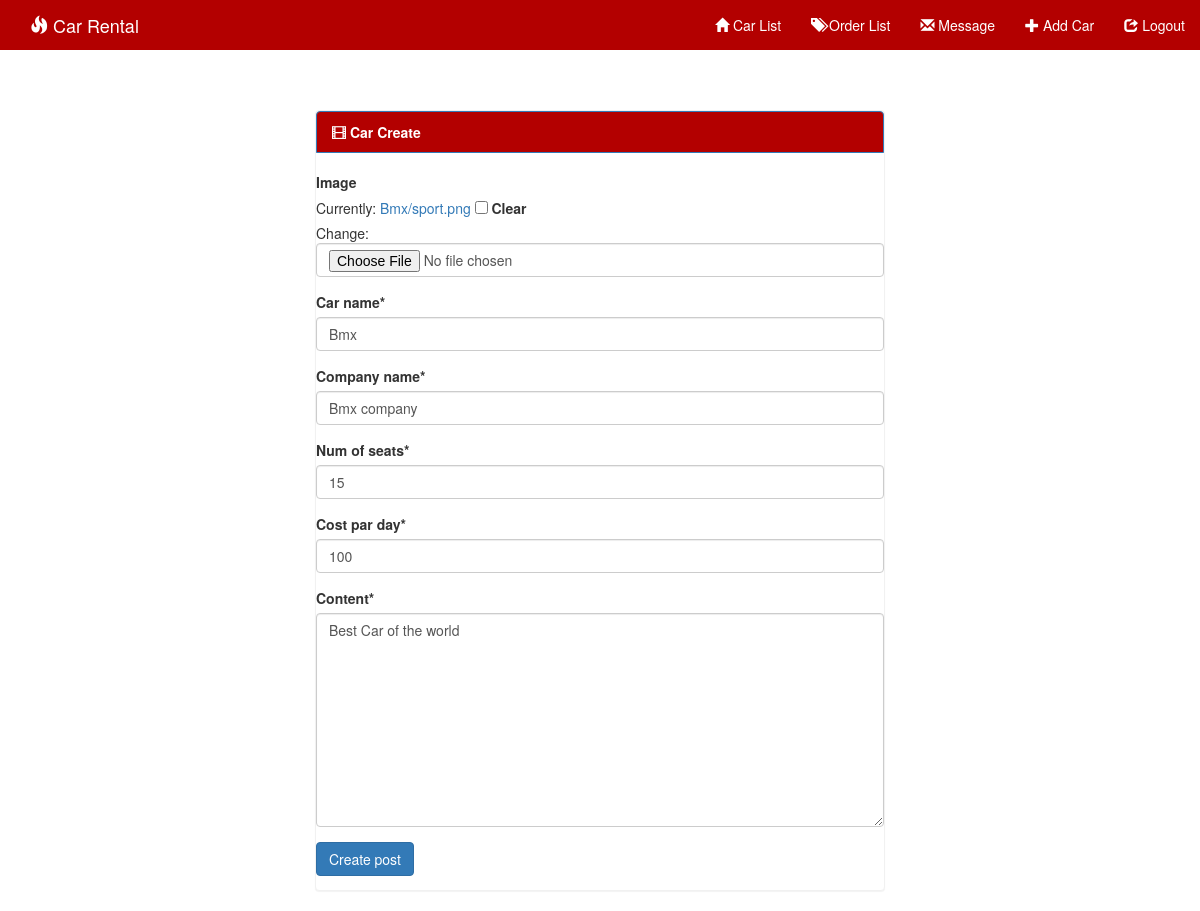
Screenshot of /car/1/edit/ with the database file from the repository.
### system/models.py (models this page shows, shortened)
class Car(models.Model):
    image = models.ImageField(upload_to=uploaded_location,null=True, blank=True, width_field="width_field", height_field="height_field")
    height_field = models.IntegerField(default=0)
    width_field = models.IntegerField(default=0)
    car_name = models.CharField(max_length=100)
    company_name = models.CharField(max_length=100)
    num_of_seats = models.IntegerField()
    cost_par_day = models.CharField(max_length=50)
    content = models.TextField()
    like = models.IntegerField(default=0)

### system/views.py (the view)
# urls.py: re_path(r'^(?P<id>\d+)/edit/$', views.car_update, name = "car_edit"),
def car_update(request, id=None):
    detail = get_object_or_404(Car, id=id)
    form = CarForm(request.POST or None, instance=detail)
    if form.is_valid():
        instance = form.save(commit=False)
        instance.save()
        return HttpResponseRedirect(instance.get_absolute_url())
    context = {
        "form": form,
        "title": "Update Car"
    }
    return render(request, 'car_create.html', context)

### system/forms.py
class CarForm(forms.ModelForm):
    class Meta:
        model = Car
        fields = [
            "image",
            "car_name",
            "company_name",
            "num_of_seats",
            "cost_par_day",
            "content",
        ]

### templates/car_create.html (shortened to what this page needs)
{% extends 'base.html' %}
{% load crispy_forms_tags %}
{% block nav %}
    <div class="collapse navbar-collapse" id="myNavbar">
      <ul class="nav navbar-nav navbar-right">
        <li><a href="{% url 'adminIndex' %}"><span class="glyphicon glyphicon-home"></span> Car List</a></li>
        <li><a href="{% url 'order_list' %}"><span class="glyphicon glyphicon-tags"></span> Order List</a></li>
        <li><a href="{% url 'message' %}"><span class="glyphicon glyphicon-envelope"></span> Message</a></li>
         <li><a href="{% url 'car_create' %}"><span class="glyphicon glyphicon-plus"></span> Add Car</a></li>
        <li><a href="{% url 'logout' %}"><span class="glyphicon glyphicon-share"></span> Logout</a></li>
      </ul>
    </div>
{% endblock %}
{% block body %}
<div class ='col-sm-6 col-sm-offset-3'>
    <div class="panel panel-primary">
<div class="list-group-item active">
    <strong><span class="glyphicon glyphicon-film"></span> Car Create</strong>
  </div><br>
<form method="POST" action="" enctype="multipart/form-data">{% csrf_token %}
      {{form|crispy}}
    <input type="submit" class='btn btn-primary' value="Create post">
</form>
        </div>
</div>
{% endblock %}

### static/css/style.css (style rules this page uses)
body { background:url('../images/'); }
.navbar li a, .navbar .navbar-brand { color: #fff !important; }
.panel { margin-top:25px; }
.panel-primary { border-color: #f1f1f1 !important; }
.list-group-item.active, .list-group-item.active:focus, .list-group-item.active:hover { background-color: #b30000 !important; }

### rows the page displays
Car: car_name "Bmx", company_name "Bmx company", num_of_seats "15", cost_par_day "100", content "Best Car of the world"
